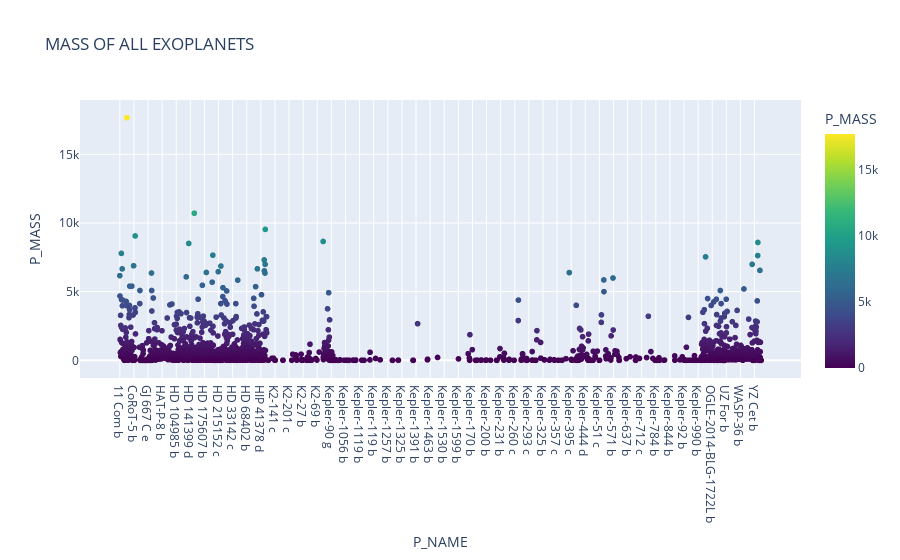

The cell this chart's notebook holds for it:
### Code cell
# Visualizing the mass of all planets using scatter plot.
fig = px.scatter(df, x="P_NAME",y="P_MASS", color="P_MASS", hover_name="P_NAME", title = 'MASS OF ALL EXOPLANETS', color_continuous_scale="Viridis")
fig.show()

### Figure 1 — Plotly figure (JSON) as saved in the notebook; plotly's stock layout.template omitted (floating-point values rounded to 4 significant figures; data arrays with more than 128 entries replaced by an {"elided": "..."} marker saying what was removed)
{"data": [{"hovertemplate": "<b>%{hovertext}</b><br><br>P_NAME=%{x}<br>P_MASS=%{marker.color}<extra></extra>", "hovertext": {"elided": "4048 str values"}, "legendgroup": "", "marker": {"color": {"elided": "4048 float values"}, "coloraxis": "coloraxis", "symbol": "circle"}, "mode": "markers", "name": "", "showlegend": false, "type": "scattergl", "x": {"elided": "4048 str values"}, "xaxis": "x", "y": {"elided": "4048 float values"}, "yaxis": "y"}], "layout": {"coloraxis": {"colorbar": {"title": {"text": "P_MASS"}}, "colorscale": [[0, "#440154"], [0.1111, "#482878"], [0.2222, "#3e4989"], [0.3333, "#31688e"], [0.4444, "#26828e"], [0.5556, "#1f9e89"], [0.6667, "#35b779"], [0.7778, "#6ece58"], [0.8889, "#b5de2b"], [1, "#fde725"]]}, "legend": {"tracegroupgap": 0}, "title": {"text": "MASS OF ALL EXOPLANETS"}, "xaxis": {"anchor": "y", "domain": [0, 1], "title": {"text": "P_NAME"}}, "yaxis": {"anchor": "x", "domain": [0, 1], "title": {"text": "P_MASS"}}}}
